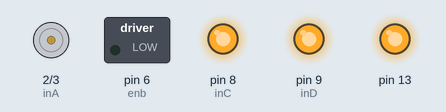
Recording of a sketch running on a simulated Arduino Uno, built with avr-gcc and run on an emulated ATmega328P. Parts: motor-driver pin pairs drawn as motors (green arrow = first pin HIGH = forward, orange = second pin HIGH = backward, longer = more drive, scaled by the enable pin), switched loads named in the sketch (green lamp = pin HIGH), output pins drawn as LEDs (lit = HIGH).

Above: at 1.0 s.
At 3.0 s:
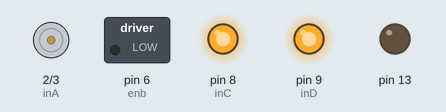
Timing chart, 0 to 5.2 s (numbered marks = the images above):
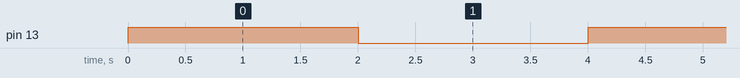

Measured:
- by itself, pin 13: alternates HIGH for 2.0 s and LOW for 2.0 s

The sketch:

motor_test.ino
```cpp
#define inA 2
#define inB 3
#define inC 8
#define inD 9
#define ena 5
#define enb 6

void mot_init()
{
  pinMode(inA,OUTPUT);
  pinMode(inB,OUTPUT);
  pinMode(inC,OUTPUT);
  pinMode(inD,OUTPUT);
  pinMode(ena,OUTPUT);
  pinMode(enb,OUTPUT);

  digitalWrite(inA,HIGH);
  digitalWrite(inB,HIGH);
  digitalWrite(inC,HIGH);
  digitalWrite(inD,HIGH);
}
void setup() {
  // put your setup code here, to run once:
  mot_init();
  pinMode(13, OUTPUT);
}

void loop() {
  // put your main code here, to run repeatedly:
  digitalWrite(inA, HIGH);
  digitalWrite(inB, LOW);
  digitalWrite(13, HIGH);
  delay(2000);

  digitalWrite(inA, LOW);
  digitalWrite(inB, HIGH);
  digitalWrite(13, LOW);

  delay(2000);
}
```
